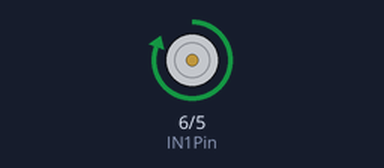
A sketch run on a simulated Arduino Uno, built with avr-gcc and run on an emulated ATmega328P. Shown: motor-driver pin pairs drawn as motors (green arrow = first pin HIGH = forward, orange = second pin HIGH = backward, longer = more drive).

Above: at 1.0 s.
At 3.5 s:
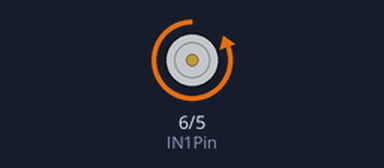
At 6.5 s:
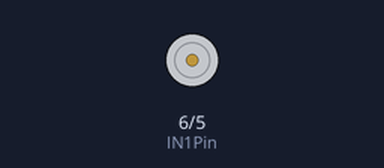
Timing chart, 0 to 10.4 s (numbered marks = the images above):
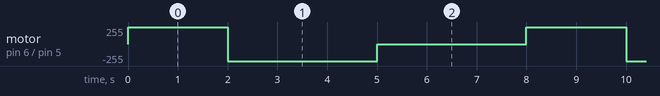

The sketch:

program_1_MOTOR_DC_delay_putar_kanan_kiristopdiukurtegangan.ino
```cpp
const int IN1Pin = 6;
const int IN2Pin = 5;

void setup()
{
  pinMode(IN1Pin, OUTPUT);
  pinMode(IN2Pin, OUTPUT);
  // put your setup code here, to run once:
}

void loop()
{
  digitalWrite(IN1Pin,HIGH); //kanan
  digitalWrite(IN2Pin,LOW);
  delay(2000);

  digitalWrite(IN1Pin,LOW); //kiri
  digitalWrite(IN2Pin,HIGH);
  delay(3000);

  digitalWrite(IN1Pin,LOW); //stop
  digitalWrite(IN2Pin,LOW);
  delay(3000);

}
```

Measured:
- by itself, motor on pin 6 (IN1Pin) / pin 5 (IN2Pin): repeats every 8.0 s: backward 255/255 3.0 s, stopped 3.0 s, forward 255/255 2.0 s
